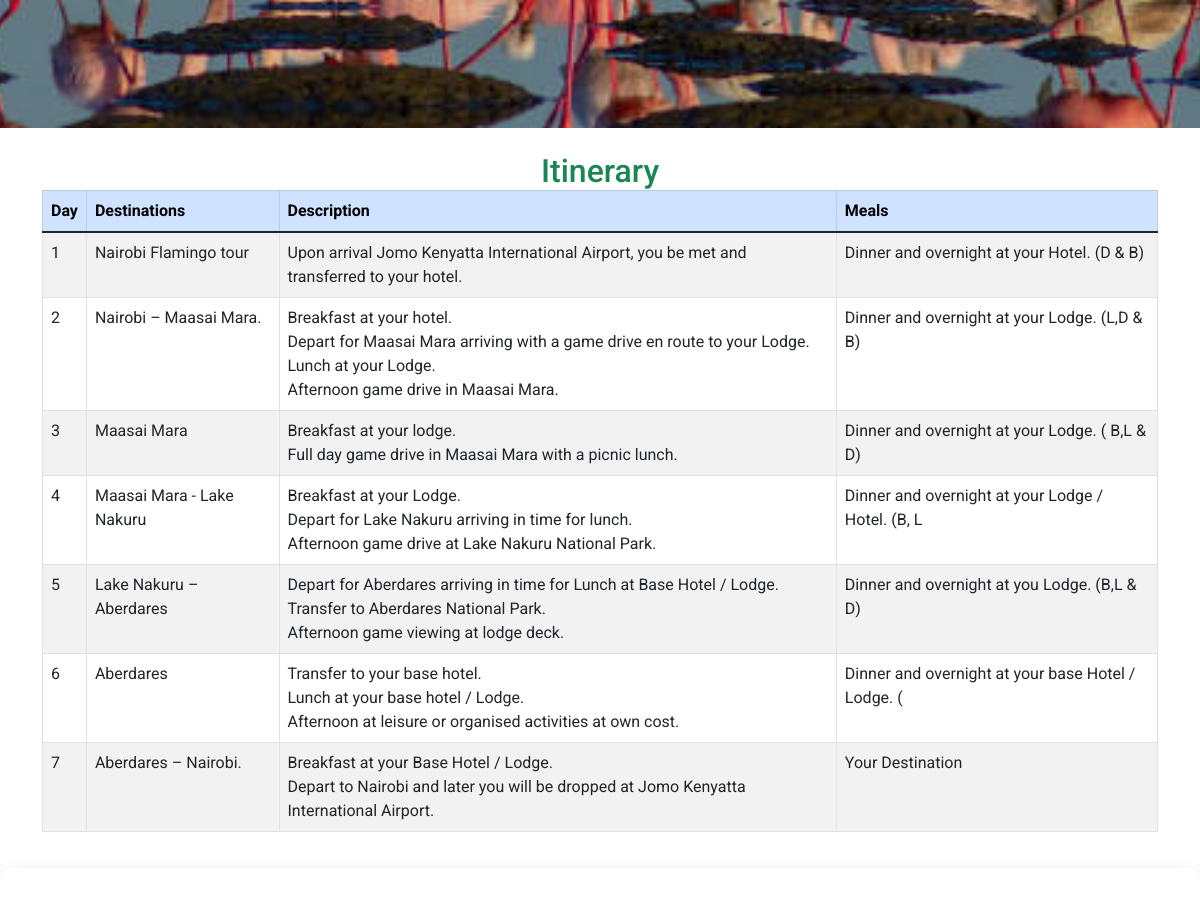
Before: /book/3/ (middle part) with the older database file.
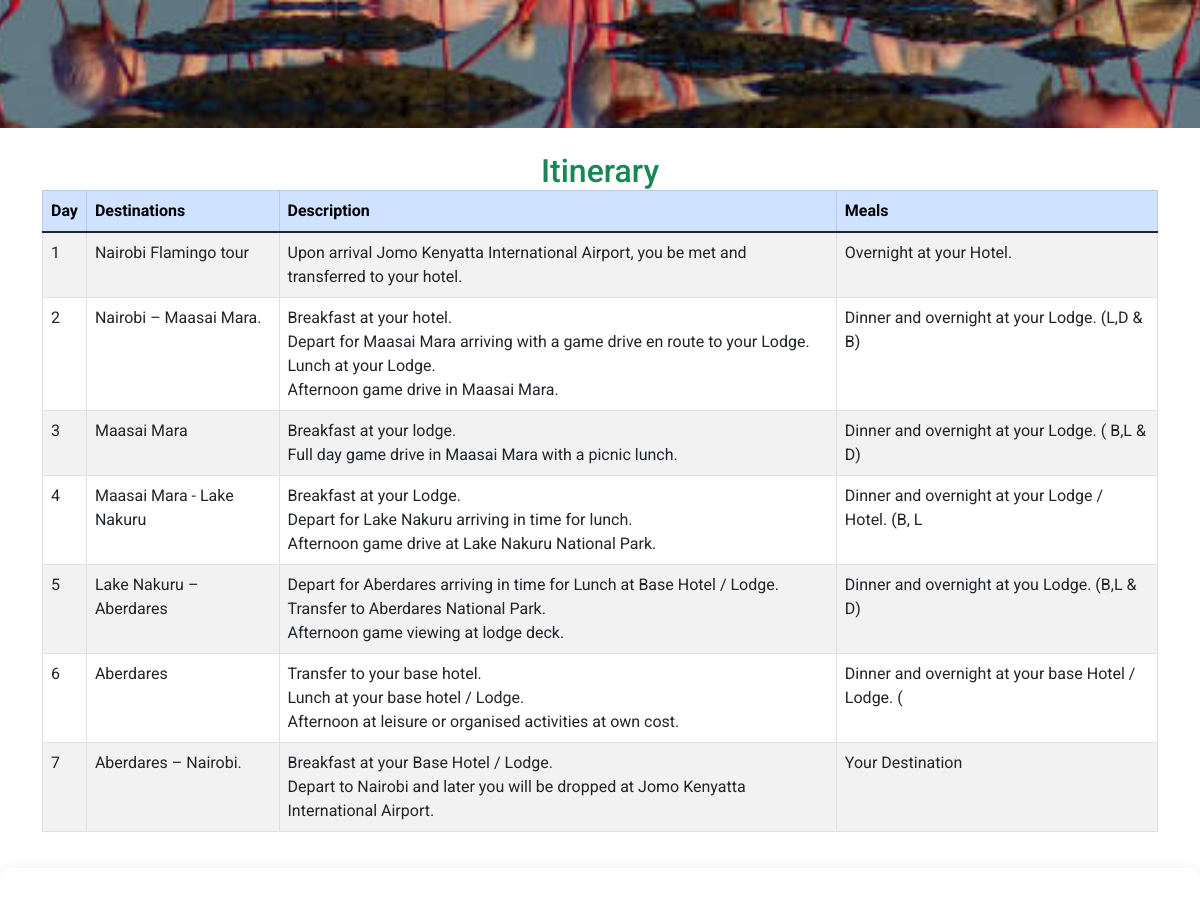
After: the same page with the newer database file.
### tour/models.py (models this page shows, shortened)
class Itinerary(models.Model):
    name = models.ForeignKey(TourismSite, on_delete=models.CASCADE, related_name="itinerary")
    day_number = models.PositiveIntegerField()
    title = models.CharField(max_length=255)
    description = models.TextField()
    meals = models.TextField( help_text="E.g., B, L & D for Breakfast, Lunch & Dinner")
    class Meta:
        ordering = ['name']

### tour/views.py (the view, shortened to what this page needs)
# urls.py: path('book/<int:site_id>/', book, name='book'),
@csrf_exempt
def book(request, site_id):
    tourism_site = get_object_or_404(TourismSite, id=site_id)
    day_count = tourism_site.itinerary.count()
    itineraries = Itinerary.objects.filter(name=tourism_site)
    form = BookingForm()  # Correctly instantiate the form
    return render(request, 'contests.html', {
        'tourism_site': tourism_site,
        'itineraries': itineraries,
        'day_count': day_count,
        'form': form,
    })

### tour/templates/contests.html (shortened to what this page needs)
{% extends "base.html" %}
{% load static %}
{% block content %}
<div class="page-heading" style="background-image: linear-gradient(rgba(0, 0, 0, 0.1), rgba(0, 0, 0, 0.1)), url('{{ tourism_site.image.url }}');">
</div>
<div class="container mt-4">
  {% if itineraries %}
  <h2 class="text-center text-success">Itinerary</h2>
  <div class="table-responsive">
      <table class="table table-bordered table-striped table-hover">
          <thead class="table-primary">
              <tr>
                  <th>Day</th>
                  <th>Destinations</th>
                  <th>Description</th>
                  <th>Meals</th>
              </tr>
          </thead>
          <tbody>
              {% for itinerary in itineraries %}
              <tr>
                  <td>{{ itinerary.day_number }}</td>
                  <td>{{ itinerary.title }}</td>
                  <td>{{ itinerary.description|linebreaksbr }}</td>
                  <td>{{ itinerary.meals|linebreaksbr }}</td>
              </tr>
              {% endfor %}
          </tbody>
      </table>
  </div>
  {% endif %}
</div>
<div class="tour-booking" id="booking">
  </div>
{% endblock %}

Changed rows visible on the page:
changed Itinerary "Nairobi Flamingo tour": meals "Dinner and overnight at your Hotel. (D & B)" → "Overnight at your Hotel."
